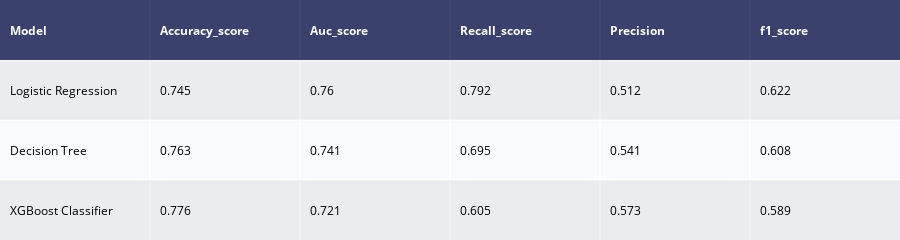

Notebook code for this chart:
### Code cell
#show(mertics) in table
metric_df = pd.DataFrame(model_metric) # change into pandas dataframe
table = ff.create_table(np.round(metric_df, 3)) #create tabel
py.iplot(table)

### Figure 1 — Plotly figure (JSON) as saved in the notebook; plotly's stock layout.template omitted (floating-point values rounded to 4 significant figures)
{"data": [{"colorscale": [[0, "#00083e"], [0.5, "#ededee"], [1, "#ffffff"]], "hoverinfo": "none", "opacity": 0.75, "showscale": false, "type": "heatmap", "z": [[0, 0, 0, 0, 0, 0], [0.5, 0.5, 0.5, 0.5, 0.5, 0.5], [1, 1, 1, 1, 1, 1], [0.5, 0.5, 0.5, 0.5, 0.5, 0.5]]}], "layout": {"annotations": [{"align": "left", "font": {"color": "#ffffff"}, "showarrow": false, "text": "<b>Model</b>", "x": -0.45, "xanchor": "left", "xref": "x", "y": 0, "yref": "y"}, {"align": "left", "font": {"color": "#ffffff"}, "showarrow": false, "text": "<b>Accuracy_score</b>", "x": 0.55, "xanchor": "left", "xref": "x", "y": 0, "yref": "y"}, {"align": "left", "font": {"color": "#ffffff"}, "showarrow": false, "text": "<b>Auc_score</b>", "x": 1.55, "xanchor": "left", "xref": "x", "y": 0, "yref": "y"}, {"align": "left", "font": {"color": "#ffffff"}, "showarrow": false, "text": "<b>Recall_score</b>", "x": 2.55, "xanchor": "left", "xref": "x", "y": 0, "yref": "y"}, {"align": "left", "font": {"color": "#ffffff"}, "showarrow": false, "text": "<b>Precision</b>", "x": 3.55, "xanchor": "left", "xref": "x", "y": 0, "yref": "y"}, {"align": "left", "font": {"color": "#ffffff"}, "showarrow": false, "text": "<b>f1_score</b>", "x": 4.55, "xanchor": "left", "xref": "x", "y": 0, "yref": "y"}, {"align": "left", "font": {"color": "#000000"}, "showarrow": false, "text": "Logistic Regression", "x": -0.45, "xanchor": "left", "xref": "x", "y": 1, "yref": "y"}, {"align": "left", "font": {"color": "#000000"}, "showarrow": false, "text": "0.745", "x": 0.55, "xanchor": "left", "xref": "x", "y": 1, "yref": "y"}, {"align": "left", "font": {"color": "#000000"}, "showarrow": false, "text": "0.76", "x": 1.55, "xanchor": "left", "xref": "x", "y": 1, "yref": "y"}, {"align": "left", "font": {"color": "#000000"}, "showarrow": false, "text": "0.792", "x": 2.55, "xanchor": "left", "xref": "x", "y": 1, "yref": "y"}, {"align": "left", "font": {"color": "#000000"}, "showarrow": false, "text": "0.512", "x": 3.55, "xanchor": "left", "xref": "x", "y": 1, "yref": "y"}, {"align": "left", "font": {"color": "#000000"}, "showarrow": false, "text": "0.622", "x": 4.55, "xanchor": "left", "xref": "x", "y": 1, "yref": "y"}, {"align": "left", "font": {"color": "#000000"}, "showarrow": false, "text": "Decision Tree", "x": -0.45, "xanchor": "left", "xref": "x", "y": 2, "yref": "y"}, {"align": "left", "font": {"color": "#000000"}, "showarrow": false, "text": "0.763", "x": 0.55, "xanchor": "left", "xref": "x", "y": 2, "yref": "y"}, {"align": "left", "font": {"color": "#000000"}, "showarrow": false, "text": "0.741", "x": 1.55, "xanchor": "left", "xref": "x", "y": 2, "yref": "y"}, {"align": "left", "font": {"color": "#000000"}, "showarrow": false, "text": "0.695", "x": 2.55, "xanchor": "left", "xref": "x", "y": 2, "yref": "y"}, {"align": "left", "font": {"color": "#000000"}, "showarrow": false, "text": "0.541", "x": 3.55, "xanchor": "left", "xref": "x", "y": 2, "yref": "y"}, {"align": "left", "font": {"color": "#000000"}, "showarrow": false, "text": "0.608", "x": 4.55, "xanchor": "left", "xref": "x", "y": 2, "yref": "y"}, {"align": "left", "font": {"color": "#000000"}, "showarrow": false, "text": "XGBoost Classifier", "x": -0.45, "xanchor": "left", "xref": "x", "y": 3, "yref": "y"}, {"align": "left", "font": {"color": "#000000"}, "showarrow": false, "text": "0.776", "x": 0.55, "xanchor": "left", "xref": "x", "y": 3, "yref": "y"}, {"align": "left", "font": {"color": "#000000"}, "showarrow": false, "text": "0.721", "x": 1.55, "xanchor": "left", "xref": "x", "y": 3, "yref": "y"}, {"align": "left", "font": {"color": "#000000"}, "showarrow": false, "text": "0.605", "x": 2.55, "xanchor": "left", "xref": "x", "y": 3, "yref": "y"}, {"align": "left", "font": {"color": "#000000"}, "showarrow": false, "text": "0.573", "x": 3.55, "xanchor": "left", "xref": "x", "y": 3, "yref": "y"}, {"align": "left", "font": {"color": "#000000"}, "showarrow": false, "text": "0.589", "x": 4.55, "xanchor": "left", "xref": "x", "y": 3, "yref": "y"}], "height": 170, "margin": {"b": 0, "l": 0, "r": 0, "t": 0}, "xaxis": {"dtick": 1, "gridwidth": 2, "showticklabels": false, "tick0": -0.5, "ticks": "", "zeroline": false}, "yaxis": {"autorange": "reversed", "dtick": 1, "gridwidth": 2, "showticklabels": false, "tick0": 0.5, "ticks": "", "zeroline": false}}}
